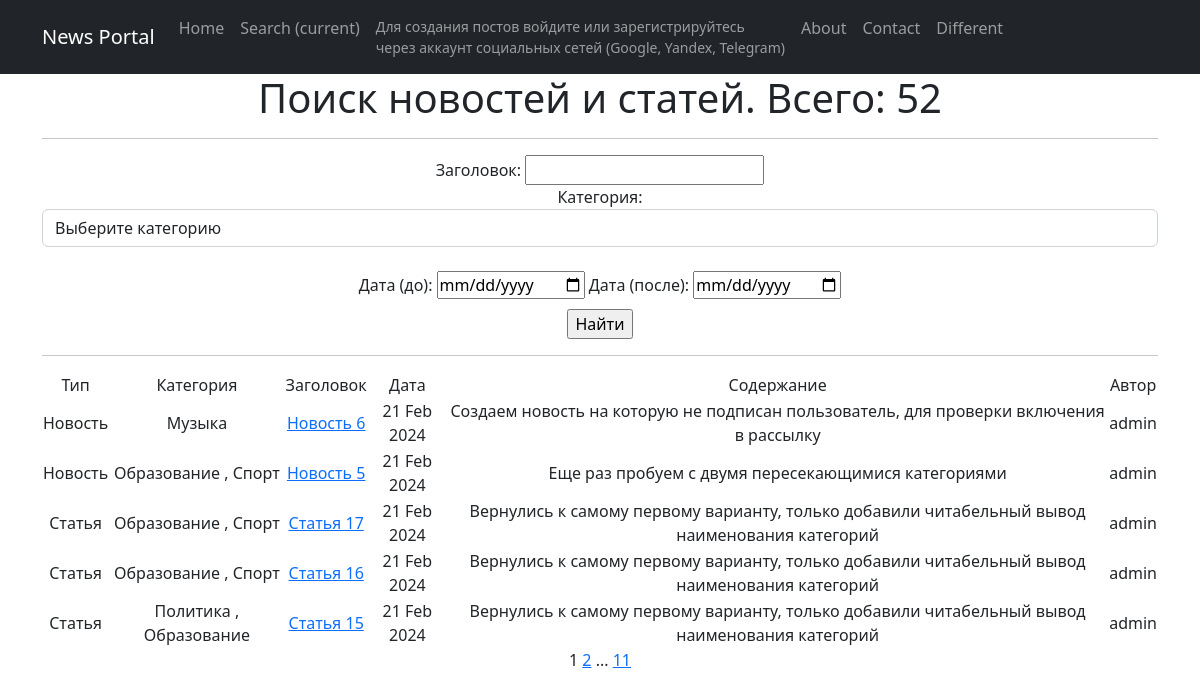
The app's page /portal/search/ with its own data.
### news/models.py (models this page shows, shortened)
class Post(models.Model):
    objects = None
    ARTICLE, NEWS = 'ART', 'NEW'
    TYPE_POST = [(ARTICLE, 'Статья'), (NEWS, 'Новость')]
    type_post = models.CharField(max_length=3, choices=TYPE_POST, default=ARTICLE)
    title = models.CharField(max_length=50)
    text = models.TextField()
    post_created_date = models.DateTimeField(auto_now_add=True)
    post_rating = models.IntegerField(default=0)
    post_author = models.ForeignKey(Author, on_delete=models.CASCADE)
    post_category = models.ManyToManyField(Category, through='PostCategory')

class Category(models.Model):
    objects = None
    POLITICS, EDUCATION, SPORT, MUSIC = 'POL', 'EDU', 'SPR', 'MUS'
    SUBJECTS = [
        (POLITICS, 'Политика'),
        (EDUCATION, 'Образование'),
        (SPORT, 'Спорт'),
        (MUSIC, 'Музыка')
    ]
    category = models.CharField(max_length=20, choices=SUBJECTS, unique=True)

class Author(models.Model):
    objects = None
    author_user = models.OneToOneField(User, on_delete=models.CASCADE)
    author_rating = models.IntegerField(default=0)

### news/views.py (the view)
# urls.py: path('search/', PostsSearch.as_view(), name='posts_search'),
class PostsSearch(ListView):
    model = Post  # Указываем модель, объекты которой мы будем выводить
    template_name = 'posts_search.html'  # Указываем имя шаблона, в котором будут все инструкции как показать
    context_object_name = 'posts'  # Это имя списка, в котором будут лежать все объекты.
    paginate_by = 5  # количество элементов на странице для пагинации
    def get_queryset(self):  # функция для возврата перечня постов в обратном порядке
        queryset = super().get_queryset()  # Получаем обычный запрос
        self.filterset = PostFilter(self.request.GET, queryset)  # Сохраняем нашу фильтрацию в объекте класса
        return self.filterset.qs.order_by('-post_created_date')  # Возвращаем из функции отфильтрованный список товаров
    def get_context_data(self, **kwargs):
        context = super().get_context_data(**kwargs)
        context['filterset'] = self.filterset  # Добавляем в контекст объект фильтрации.
        context['news_count'] = Post.objects.count()  # Добавляем в контекст количество постов.
        return context

### news/templatetags/add_filters.py (called while the page is built)
@register.filter(name='censor')
def censor(input_str):
    if not isinstance(input_str, str):
        raise ValueError('Цензор применяется только к строке!')
    for word in BAD_WORDS:
        if word and len(word) > 0:
            pattern = re.compile(re.escape(word), re.IGNORECASE)
            input_str = pattern.sub(f'{word[0]}{"*"*(len(word)-1)}', input_str)
    return input_str

### news/templatetags/add_tags.py (called while the page is built)
@register.simple_tag(takes_context=True)  # создание тега для замены параметров текущего запроса
def url_replace(context, **kwargs):
    d = context['request'].GET.copy()
    for k, v in kwargs.items():
        d[k] = v
    return d.urlencode()

### templates/posts_search.html (shortened to what this page needs)
{% extends 'flatpages/default.html' %}
{% load add_filters %}
{% load add_tags %}
{% block content %}
<h1>Поиск новостей и статей. Всего: {{ news_count }}</h1>
<hr>
<form action="" method="get">
    {{ filterset.form.title.label_tag }}
    {{ filterset.form.title }}
    <br>
    {{ filterset.form.post_category.label_tag }}
    {{ filterset.form.post_category }}
    <br>
    {{ filterset.form.post_created_date__lte.label_tag }}
    {{ filterset.form.post_created_date__lte }}
    {{ filterset.form.post_created_date__gte.label_tag }}
    {{ filterset.form.post_created_date__gte }}
    <br>
    <input type="submit" value="Найти" style="margin-top: 10px;">
</form>
<hr>
{% if posts %}
  <table>
    <tr>
        <td>Тип</td>
        <td>Категория</td>
        <td>Заголовок</td>
        <td>Дата</td>
        <td>Содержание</td>
        <td>Автор</td>
    </tr>
    {% for post in posts %}
    <tr>
        <td>{{ post.get_type_post_display }}</td>
        <td>{% for category in post.post_category.all %}
                {{ category.get_category_display }}
                {% if not forloop.last %}, {% endif %}
            {% endfor %}
        </td>
        <td> <a href="{% url 'post' pk=post.id %}" target="_blank">{{ post.title|censor }}</a></td>
        <td> {{ post.post_created_date|date:'d M Y' }}</td>
        <td>  {{ post.text|censor|truncatewords:20 }}</td>
        <td>{{ post.post_author.author_user.username }}</td>
    </tr>
    {% endfor %}
  </table>
{% else %}
    <h2>На сегодня все!</h2>
{% endif %}
{{ page_obj.number }}
{% if page_obj.has_next %}
      <a href="?{% url_replace page=page_obj.next_page_number %}">{{ page_obj.next_page_number }}</a>
      {% if paginator.num_pages != page_obj.next_page_number %}
       ...
          <a href="?{% url_replace page=page_obj.paginator.num_pages %}">{{ page_obj.paginator.num_pages }}</a>
      {% endif %}
{% endif %}
{% endblock content %}

### records on screen
Post: type_post "Новость", title|censor "Новость 6", post_created_date "21 Feb 2024", text|censor "Создаем новость на которую не подписан пользователь, для проверки включения в рассылку", post_author.author_user.username "admin"
Category: category "Музыка"
Post: type_post "Новость", title|censor "Новость 5", post_created_date "21 Feb 2024", text|censor "Еще раз пробуем с двумя пересекающимися категориями", post_author.author_user.username "admin"
Category: category "Образование"
Category: category "Спорт"
Post: type_post "Статья", title|censor "Статья 17", post_created_date "21 Feb 2024", text|censor "Вернулись к самому первому варианту, только добавили читабельный вывод наименования категорий", post_author.author_user.username "admin"
Post: type_post "Статья", title|censor "Статья 16", post_created_date "21 Feb 2024", text|censor "Вернулись к самому первому варианту, только добавили читабельный вывод наименования категорий", post_author.author_user.username "admin"
Post: type_post "Статья", title|censor "Статья 15", post_created_date "21 Feb 2024", text|censor "Вернулись к самому первому варианту, только добавили читабельный вывод наименования категорий", post_author.author_user.username "admin"
Category: category "Политика"

### other values on screen
{{ news_count }} "52"
{{ filterset.form.title.label_tag }} "Заголовок:"
{{ filterset.form.post_category.label_tag }} "Категория:"
{{ filterset.form.post_created_date__lte.label_tag }} "Дата (до):"
{{ filterset.form.post_created_date__gte.label_tag }} "Дата (после):"
{{ page_obj.number }} "1"
{{ page_obj.next_page_number }} "2"
{{ page_obj.paginator.num_pages }} "11"
